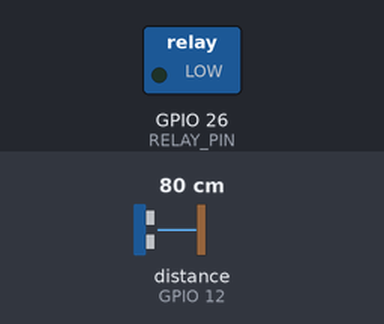
Recording of a sketch running on a simulated ESP32. On the bench: switched loads named in the sketch (green lamp = pin HIGH). The test bench sets the inputs (shaded band); at power-on: distance to the obstacle (sensor on GPIO 12) 80 cm. The echo pulse lasts 58.3 µs per cm; WiFi joins after 1.5 s; servers stay silent unless stated; the local clock reads 2024-03-15 10:24:30 at power-on unless the sketch sets it; no MQTT or app messages arrive unless stated; pins used as bus, display or sensor lines are not drawn; what the sketch prints to the serial monitor is not drawn.

Above: at 2.7 s.
2.8 s: distance to the obstacle (sensor on GPIO 12) set to 85 cm
At 6.1 s:
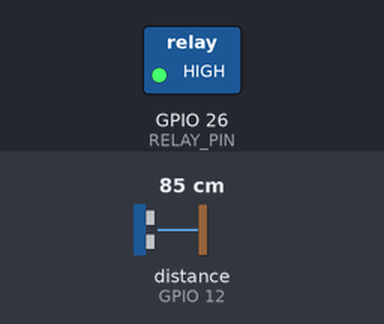
8.0 s: distance to the obstacle (sensor on GPIO 12) set to 28 cm
11.2 s: distance to the obstacle (sensor on GPIO 12) set to 21 cm
At 16.0 s:
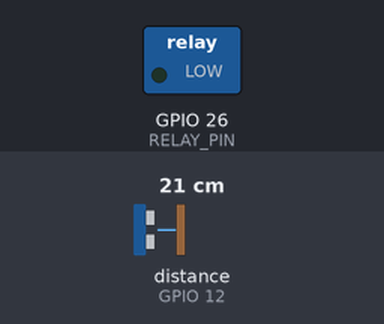
21.5 s: distance to the obstacle (sensor on GPIO 12) set to 120 cm
At 26.2 s:
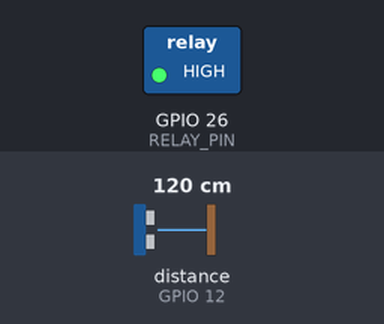
26.5 s: distance to the obstacle (sensor on GPIO 12) set to 2 cm
At 30.9 s:
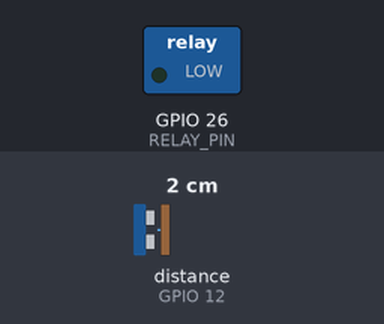
Timing chart, 0 to 32.4 s (numbered marks = the images above; inputs shaded):
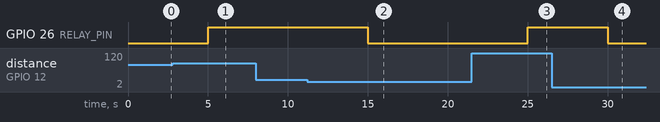

The sketch:

smart_tank_firmware.ino
```cpp
/*
 * SmartAqua ESP32 Tank Monitor - Updated with Your Working Ultrasonic Code!
 */

// ========== CHANGE THESE SETTINGS ==========
const char* WIFI_SSID = "Prateek";           // Your WiFi name
const char* WIFI_PASSWORD = "prateekpal";   // Your WiFi password
const char* MQTT_SERVER = "broker.hivemq.com";  // Public MQTT broker
#define DEVICE_ID "tank01"                         // Unique ID for your tank
// ============================================

#include <WiFi.h>
#include <PubSubClient.h>
#include <ArduinoJson.h>

// Pin definitions - YOUR WORKING PINS
#define TRIG_PIN 13  // D13
#define ECHO_PIN 12  // D12
#define RELAY_PIN 26

// Tank configuration - YOUR MEASUREMENTS
#define DISTANCE_EMPTY 5.0   // distance from sensor to water when tank is empty
#define DISTANCE_FULL  100.0 // distance from sensor to water when tank is full
#define TANK_HEIGHT_CM 150.0
#define TANK_AREA_M2 1.5

// Timing
#define TELEMETRY_INTERVAL 1000  // Send data every 1 second

WiFiClient espClient;
PubSubClient mqttClient(espClient);

// Global variables
float tankLevelCm = 0.0;
float tankPercent = 0.0;
bool pumpState = false;
unsigned long lastTelemetry = 0;
float lastTankLevelCm = 0.0;
unsigned long lastFlowCalc = 0;
float flowRateLMin = 0.0;

void setup() {
  Serial.begin(115200);
  Serial.println("\n🚀 SmartAqua ESP32 Starting...");

  // Initialize pins - YOUR WORKING PIN SETUP
  pinMode(TRIG_PIN, OUTPUT);
  pinMode(ECHO_PIN, INPUT);
  pinMode(RELAY_PIN, OUTPUT);
  digitalWrite(RELAY_PIN, LOW);  // Pump off by default

  // Connect to WiFi
  setupWiFi();

  // Setup MQTT
  mqttClient.setServer(MQTT_SERVER, 1883);
  mqttClient.setCallback(mqttCallback);
  connectMQTT();

  // Initialize flow calculation
  lastFlowCalc = millis();

  Serial.println("✅ Setup complete! ESP32 is ready.");
}

void loop() {
  // Keep MQTT connection alive
  if (!mqttClient.connected()) {
    connectMQTT();
  }
  mqttClient.loop();

  unsigned long currentMillis = millis();

  // Read ultrasonic sensor every 5 seconds
  static unsigned long lastSensorRead = 0;
  if (currentMillis - lastSensorRead >= 5000) {
    readUltrasonicSensor();
    lastSensorRead = currentMillis;
  }

  // Send telemetry every 1 second
  if (currentMillis - lastTelemetry >= TELEMETRY_INTERVAL) {
    sendTelemetry();
    lastTelemetry = currentMillis;
  }

  digitalWrite(2, WiFi.status() == WL_CONNECTED ? HIGH : LOW);
}

void setupWiFi() {
  Serial.print("📡 Connecting to WiFi: ");
  Serial.println(WIFI_SSID);

  WiFi.begin(WIFI_SSID, WIFI_PASSWORD);

  int attempts = 0;
  while (WiFi.status() != WL_CONNECTED && attempts < 20) {
    delay(500);
    Serial.print(".");
    attempts++;
  }

  if (WiFi.status() == WL_CONNECTED) {
    Serial.println("\n✅ WiFi Connected!");
    Serial.print("📍 IP Address: ");
    Serial.println(WiFi.localIP());
  } else {
    Serial.println("\n❌ WiFi Connection Failed!");
  }
}

void connectMQTT() {
  Serial.println("🔗 Connecting to MQTT...");

  while (!mqttClient.connected()) {
    Serial.print("Attempting MQTT connection...");

    if (mqttClient.connect(DEVICE_ID)) {
      Serial.println("✅ Connected to MQTT!");
      mqttClient.subscribe("smartAqua/tank01/command");
    } else {
      Serial.print("❌ Failed, rc=");
      Serial.print(mqttClient.state());
      Serial.println(" - trying again in 5 seconds");
      delay(5000);
    }
  }
}

// YOUR WORKING ULTRASONIC CODE
float getDistanceCM() {
  // Trigger pulse
  digitalWrite(TRIG_PIN, LOW);
  delayMicroseconds(2);
  digitalWrite(TRIG_PIN, HIGH);
  delayMicroseconds(10);
  digitalWrite(TRIG_PIN, LOW);

  // Read echo
  long duration = pulseIn(ECHO_PIN, HIGH);

  // Convert to cm
  float distance = duration * 0.034 / 2;
  return distance;
}

void readUltrasonicSensor() {
  float distance = getDistanceCM();

  // Clamp distance to empty/full range
  if(distance > DISTANCE_FULL) distance = DISTANCE_FULL;
  if(distance < DISTANCE_EMPTY) distance = DISTANCE_EMPTY;

  // Calculate tank % full using YOUR WORKING FORMULA
  tankPercent = ((DISTANCE_FULL - distance) / (DISTANCE_FULL - DISTANCE_EMPTY)) * 100.0;

  // Store distance measured
  tankLevelCm = distance;

  // Constrain to valid range
  tankPercent = constrain(tankPercent, 0.0, 100.0);

  // Calculate flow rate based on level change (simplified)
  unsigned long currentMillis = millis();
  if (lastFlowCalc > 0) {
    float timeDiffHours = (currentMillis - lastFlowCalc) / 3600000.0; // Convert to hours
    if (timeDiffHours > 0) {
      float levelChangeCm = lastTankLevelCm - tankLevelCm; // Positive = water added
      if (levelChangeCm > 0) { // Water level increased
        float volumeChangeLiters = levelChangeCm * TANK_AREA_M2 * 1000.0; // Convert m³ to liters
        flowRateLMin = volumeChangeLiters / (timeDiffHours * 60.0); // Convert to L/min
      } else {
        flowRateLMin = 0.0; // No inflow
      }
    }
  }
  lastTankLevelCm = tankLevelCm;
  lastFlowCalc = currentMillis;

  // Control pump based on tank level
  if (tankPercent < 20.0) {
    pumpState = true;  // Turn pump ON when tank is low
    digitalWrite(RELAY_PIN, HIGH);
  } else if (tankPercent > 80.0) {
    pumpState = false; // Turn pump OFF when tank is full
    digitalWrite(RELAY_PIN, LOW);
  }
  // Keep current state if between 20-80%

  Serial.print("📏 Distance: ");
  Serial.print(distance);
  Serial.print(" cm, Tank Full: ");
  Serial.print(tankPercent);
  Serial.print(" %, Flow: ");
  Serial.print(flowRateLMin);
  Serial.print(" L/min, Pump: ");
  Serial.println(pumpState ? "ON" : "OFF");
}

void sendTelemetry() {
  if (!mqttClient.connected()) {
    connectMQTT();
  }

  // Create JSON payload
  DynamicJsonDocument doc(512);

  doc["device_id"] = DEVICE_ID;
  doc["ts"] = getTimestamp();
  doc["level_cm"] = tankLevelCm;
  doc["tank_height_cm"] = TANK_HEIGHT_CM;
  doc["percent_full"] = tankPercent;
  doc["flow_l_min"] = flowRateLMin;
  doc["pump_state"] = pumpState ? "ON" : "OFF";
  doc["tds_ppm"] = 0;
  doc["battery_v"] = 3.3;

  // Convert to string
  String jsonString;
  serializeJson(doc, jsonString);

  // Publish to MQTT
  if (mqttClient.publish("smartAqua/tank01/telemetry", jsonString.c_str())) {
    Serial.println("📤 Telemetry sent successfully!");
    Serial.println("Data: " + jsonString);
  } else {
    Serial.println("❌ Failed to send telemetry");
  }
}

void mqttCallback(char* topic, byte* payload, unsigned int length) {
  Serial.println("📨 MQTT Command Received!");

  String message;
  for (int i = 0; i < length; i++) {
    message += (char)payload[i];
  }

  DynamicJsonDocument doc(256);
  DeserializationError error = deserializeJson(doc, message);

  if (!error) {
    String action = doc["action"];

    if (action == "PUMP_ON") {
      pumpState = true;
      digitalWrite(RELAY_PIN, HIGH);
      Serial.println("🔄 Pump turned ON");
    } else if (action == "PUMP_OFF") {
      pumpState = false;
      digitalWrite(RELAY_PIN, LOW);
      Serial.println("🔄 Pump turned OFF");
    }
  }
}

String getTimestamp() {
  time_t now;
  time(&now);
  char buf[sizeof "2025-09-27T10:00:00Z"];
  strftime(buf, sizeof buf, "%Y-%m-%dT%H:%M:%SZ", gmtime(&now));
  return String(buf);
}
```

Measured:
- the behaviour switches between 81 and 82 cm on distance to the obstacle (sensor on GPIO 12) (found by bisection; images 0 and 1)
- the behaviour switches between 25 and 24 cm on distance to the obstacle (sensor on GPIO 12) (found by bisection; images 1 and 2)
- after the input at 2.8 s, GPIO 26 (RELAY_PIN): LOW → HIGH after 2.2 s
- after the input at 8.0 s, every drawn part: stays the same
- after the input at 11.2 s, GPIO 26 (RELAY_PIN): HIGH → LOW after 3.8 s
- after the input at 21.5 s, GPIO 26 (RELAY_PIN): LOW → HIGH after 3.5 s
- after the input at 26.5 s, GPIO 26 (RELAY_PIN): HIGH → LOW after 3.5 s
